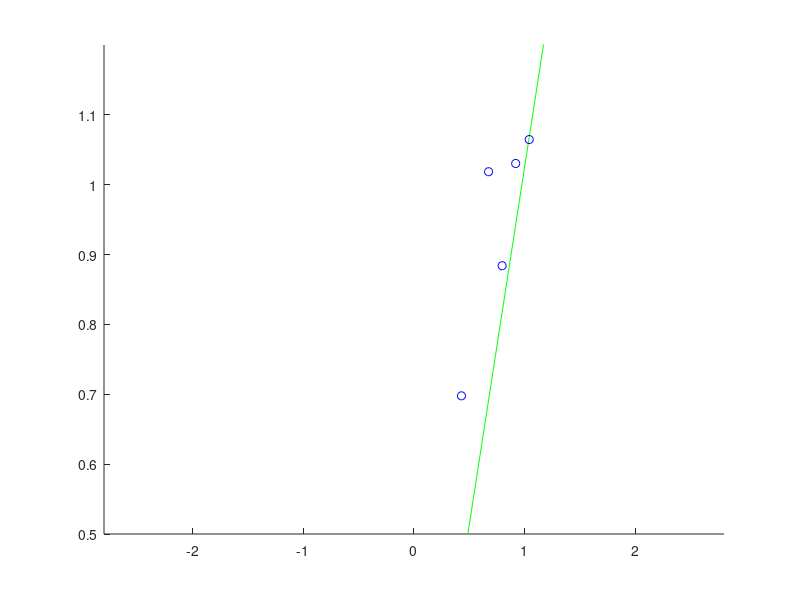

Reproduce this figure in MATLAB.
clc,clear,close all;
%对线性模型fe(x)=θ1 + θ2*x进行Tukey损失最小学习

n=50;N=1000;x=linspace(-3,3,n)';X=linspace(-3,3,N)';

y=x+0.2*randn(n,1);y(n)=-4;

% %当误差小于某个阈值e
% 时，使用平方误差：L(r)=r2
% 。
% Huber损失函数的数学表达式为：
%L(r)=r2e∣r∣−2e2 if∣r∣<e ，e*|r|- (e^2)/2 if ∣r∣≥e
% 当误差大于等于e
% 时，使用绝对误差：L(r)=e∣r∣−2e2
% 
% 残差r=f(x)-y
p(:,1)=ones(n,1);p(:,2)=x;t0=p\y;e=1;
for o =1:1000
    % 计算残差r和权重w,w=1 if∣r∣<η ,η/|r| if∣r∣>η
    r=abs(p*t0-y);
    w=zeros(n,1);
     % 如果残差大于阈值e，则调整权重
    w(r<=e)=(1-r(r<=e).^2/e^2).^2;
     % 更新模型参数t,t=(pT*w*p)^-1 *pT*w*y
    t=(p'*(repmat(w,1,2).*p))\(p'*(w.*y));
    if norm(t-t0)<0.001,break,end
    t0=t;
end

P(:,1)=ones(N,1);
P(:,2)=X;
F=P*t;
figure(1);clf;hold on;axis([-2.8 2.8 0.5 1.2]);
plot(X,F,'g-');
plot(x,y,'bo');
